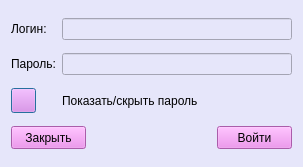
<?xml version="1.0" encoding="UTF-8"?>
<ui version="4.0">
 <class>Dialog</class>
 <widget class="QDialog" name="Dialog">
  <property name="geometry">
   <rect>
    <x>0</x>
    <y>0</y>
    <width>303</width>
    <height>167</height>
   </rect>
  </property>
  <property name="minimumSize">
   <size>
    <width>303</width>
    <height>167</height>
   </size>
  </property>
  <property name="maximumSize">
   <size>
    <width>303</width>
    <height>167</height>
   </size>
  </property>
  <property name="windowTitle">
   <string>Dialog</string>
  </property>
  <property name="styleSheet">
   <string notr="true">background-color: rgb(230, 230, 250);</string>
  </property>
  <layout class="QGridLayout" name="gridLayout">
   <item row="0" column="0">
    <widget class="QLabel" name="label">
     <property name="text">
      <string>Логин:</string>
     </property>
    </widget>
   </item>
   <item row="0" column="1" colspan="2">
    <widget class="QLineEdit" name="login"/>
   </item>
   <item row="1" column="0">
    <widget class="QLabel" name="label_2">
     <property name="text">
      <string>Пароль:</string>
     </property>
    </widget>
   </item>
   <item row="1" column="1" colspan="2">
    <widget class="QLineEdit" name="password">
     <property name="echoMode">
      <enum>QLineEdit::Password</enum>
     </property>
    </widget>
   </item>
   <item row="2" column="0">
    <widget class="QPushButton" name="sh_pw_btn">
     <property name="maximumSize">
      <size>
       <width>25</width>
       <height>25</height>
      </size>
     </property>
     <property name="styleSheet">
      <string notr="true">background-color: rgb(238, 130, 238);</string>
     </property>
     <property name="text">
      <string/>
     </property>
     <property name="icon">
      <iconset>
       <normaloff>../images/eye_open.png</normaloff>
       <normalon>../images/eye_close.png</normalon>../images/eye_open.png</iconset>
     </property>
     <property name="checkable">
      <bool>true</bool>
     </property>
    </widget>
   </item>
   <item row="2" column="1" colspan="2">
    <widget class="QLabel" name="label_3">
     <property name="text">
      <string>Показать/скрыть пароль</string>
     </property>
    </widget>
   </item>
   <item row="3" column="0" colspan="2">
    <widget class="QPushButton" name="exit_btn">
     <property name="maximumSize">
      <size>
       <width>75</width>
       <height>23</height>
      </size>
     </property>
     <property name="styleSheet">
      <string notr="true">background-color: rgb(238, 130, 238);</string>
     </property>
     <property name="text">
      <string>Закрыть</string>
     </property>
    </widget>
   </item>
   <item row="3" column="2">
    <widget class="QPushButton" name="enter_btn">
     <property name="maximumSize">
      <size>
       <width>75</width>
       <height>23</height>
      </size>
     </property>
     <property name="styleSheet">
      <string notr="true">background-color: rgb(238, 130, 238);</string>
     </property>
     <property name="text">
      <string>Войти</string>
     </property>
    </widget>
   </item>
  </layout>
 </widget>
 <resources/>
 <connections/>
</ui>
